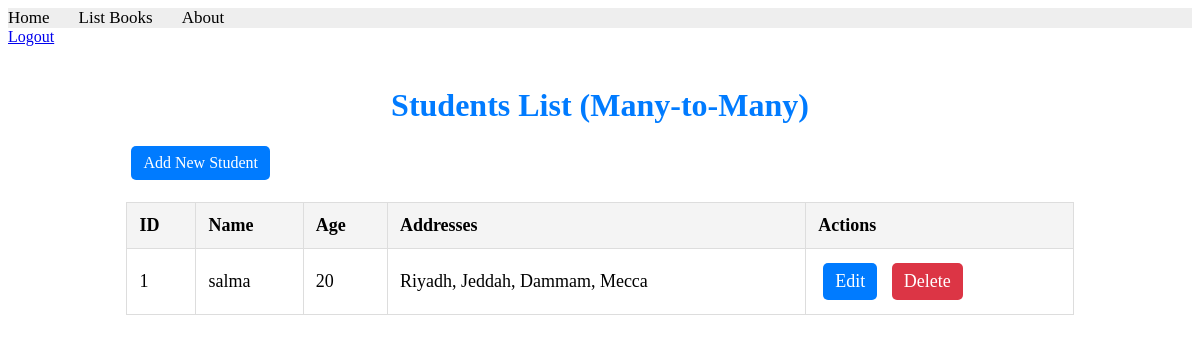
The page /users/students2/ (signed in) on the database its author committed.
### apps/usermodule/models.py (models this page shows, shortened)
class Student2(models.Model):
    name = models.CharField(max_length=100)
    age = models.IntegerField()
    addresses = models.ManyToManyField(Address2, related_name='students')

class Address2(models.Model):
    city = models.CharField(max_length=100)

### apps/usermodule/views.py (the view)
# urls.py: path('students2/', views.list_students2, name='list_students2'),
@login_required(login_url='/users/login')
def list_students2(request):
    students = Student2.objects.all()
    return render(request, 'usermodule/student2_list.html', {'students': students})

### apps/templates/usermodule/student2_list.html (shortened to what this page needs)
{% extends "bookmodule/layouts/base.html" %}
{% block content %}
<a href="{% url 'users.logout' %}">Logout</a>
<div class="container">
    <h1>Students List (Many-to-Many)</h1>
    <a href="{% url 'add_student2' %}" class="btn btn-success">Add New Student</a>
    <table class="table table-striped">
        <thead>
            <tr>
                <th>ID</th>
                <th>Name</th>
                <th>Age</th>
                <th>Addresses</th>
                <th>Actions</th>
            </tr>
        </thead>
        <tbody>
            {% for student in students %}
            <tr>
                <td>{{ student.id }}</td>
                <td>{{ student.name }}</td>
                <td>{{ student.age }}</td>
                <td>
                    {% for address in student.addresses.all %}
                        {{ address.city }}{% if not forloop.last %}, {% endif %}
                    {% endfor %}
                </td>
                <td>
                    <a href="{% url 'edit_student2' student.id %}" class="btn btn-primary">Edit</a>
                    <a href="{% url 'delete_student2' student.id %}" class="btn btn-danger"
                       onclick="return confirm('Are you sure you want to delete this student?');">Delete</a>
                </td>
            </tr>
            {% endfor %}
        </tbody>
    </table>
</div>
{% endblock content %}

### apps/static/styles.css (style rules this page uses)
.container { width: 80%; margin: 0 auto; padding: 20px; }
h1 { color: #28a745; text-align: center; margin-bottom: 20px; }
table { width: 100%; border-collapse: collapse; margin: 20px 0; font-size: 18px; text-align: left; }
th, td { padding: 12px; border: 1px solid #ddd; }
th { background-color: #f4f4f4; }
.btn { padding: 8px 12px; color: #fff; background-color: #007bff; text-decoration: none; border-radius: 5px; display: inline-block; margin: 2px 5px; text-align: center; }
.btn-danger { background-color: #dc3545; }
h1 { text-align: center; color: #007bff; }

### rows shown on the page
Student2: id "1", name "salma", age "20"
Address2: city "Riyadh"
Address2: city "Jeddah"
Address2: city "Dammam"
Address2: city "Mecca"
